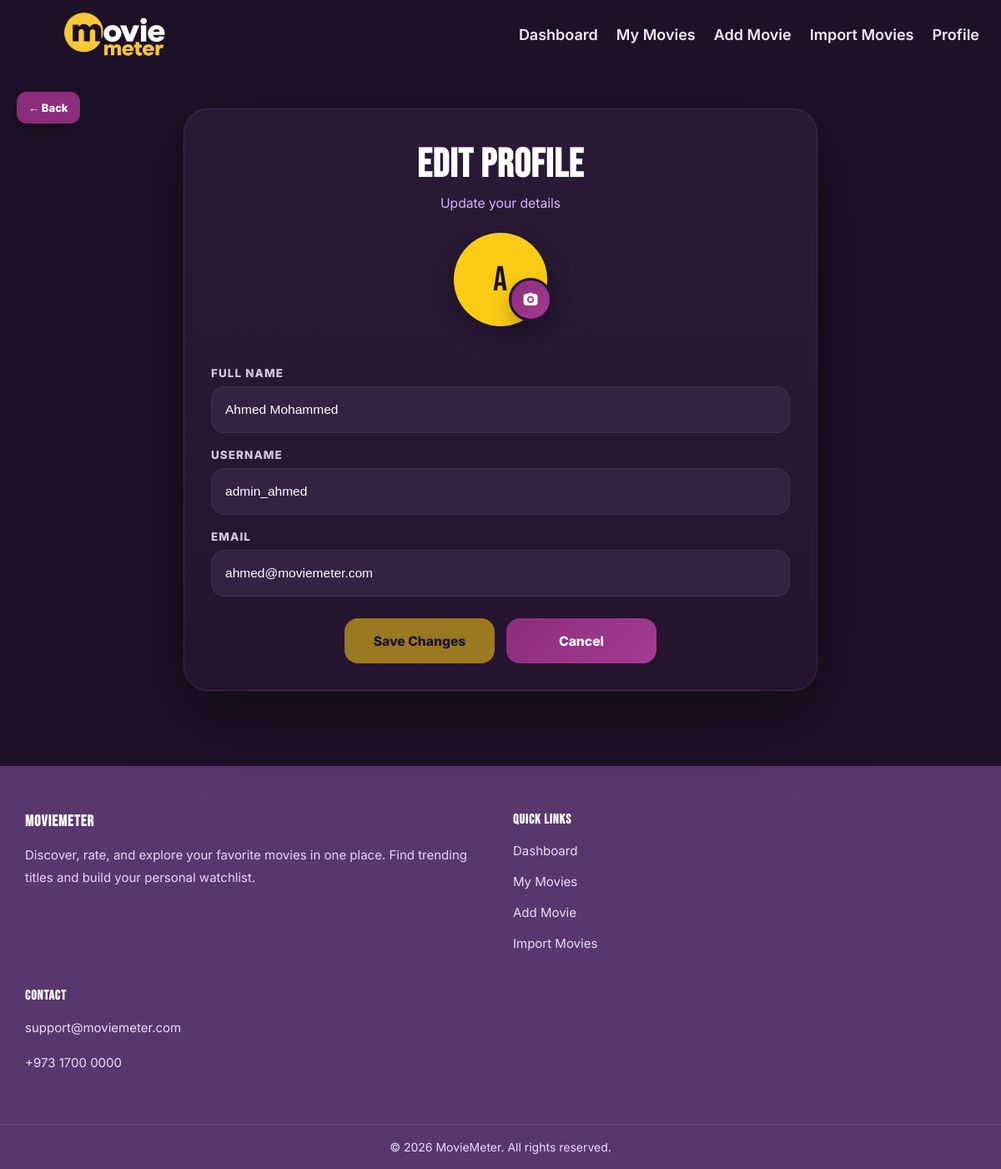
The app's page /creator/edit-profile.php (signed in) with its own data.
### tables this page shows
CREATE TABLE mm_users (
    user_id INT AUTO_INCREMENT PRIMARY KEY,
    role_id INT NOT NULL,
    full_name VARCHAR(100) NOT NULL,
    username VARCHAR(50) NOT NULL UNIQUE,
    email VARCHAR(100) NOT NULL UNIQUE,
    password_hash VARCHAR(255) NOT NULL,
    profile_image VARCHAR(255) NULL,
    account_status ENUM('active','suspended') DEFAULT 'active',
    created_at DATETIME DEFAULT CURRENT_TIMESTAMP,
    updated_at DATETIME DEFAULT CURRENT_TIMESTAMP
);

### creator/edit-profile.php (the view, shortened to what this page needs)
<?php
$conn = getConnection();
mysqli_set_charset($conn, "utf8mb4");
$userId = (int) $_SESSION["user_id"];
function h($value)
{
    return htmlspecialchars((string)$value, ENT_QUOTES, "UTF-8");
}
function fetchUser($conn, $userId)
{
    $sql = "
        SELECT
            u.user_id,
            u.full_name,
            u.username,
            u.email,
            u.profile_image,
            u.created_at,
            r.role_name
        FROM mm_users u
        LEFT JOIN mm_roles r ON u.role_id = r.role_id
        WHERE u.user_id = ?
        LIMIT 1
    ";
    $stmt = mysqli_prepare($conn, $sql);
    mysqli_stmt_bind_param($stmt, "i", $userId);
    mysqli_stmt_execute($stmt);
    mysqli_stmt_bind_result(
        $stmt,
        $dbUserId,
        $dbFullName,
        $dbUsername,
        $dbEmail,
        $dbProfileImage,
        $dbCreatedAt,
        $dbRoleName
    );
    $user = null;
    if (mysqli_stmt_fetch($stmt)) {
        $user = array(
            "user_id" => $dbUserId,
            "full_name" => $dbFullName,
            "username" => $dbUsername,
            "email" => $dbEmail,
            "profile_image" => $dbProfileImage,
            "created_at" => $dbCreatedAt,
            "role_name" => $dbRoleName
        );
    }
    return $user;
}
$user = fetchUser($conn, $userId);
$fullNameValue = h(isset($user["full_name"]) ? $user["full_name"] : "");
$usernameValue = h(isset($user["username"]) ? $user["username"] : "");
$emailValue = h(isset($user["email"]) ? $user["email"] : "");
$profileImage = trim(isset($user["profile_image"]) ? $user["profile_image"] : "");
$profileImagePath = $profileImage !== "" ? "uploads/" . $profileImage : "";
$avatarLetterSource = trim(
    (isset($user["full_name"]) && $user["full_name"] !== "") ? $user["full_name"] :
    ((isset($user["username"]) && $user["username"] !== "") ? $user["username"] : "U")
);
$avatarLetter = strtoupper(substr($avatarLetterSource, 0, 1));
?>
<!DOCTYPE html>
<html lang="en">
<head>
    <link rel="stylesheet" href="../assets/css/style.css">
    <link rel="stylesheet" href="../assets/css/edit-profile.css">
</head>
<body>
    <nav class="navbar">
        <div class="logo">
            <img src="../assets/images/logo.png" alt="MovieMeter Logo">
        </div>
        <ul class="nav-links" id="navLinks">
       <li> <a href="../creator/dashboard.php">Dashboard</a></li>
            <li><a href="../creator/my-movie.php">My Movies</a></li>
            <li><a href="../creator/add-movie.php">Add Movie</a></li>
            <li><a href="../creator/import-movies.php">Import Movies</a></li>
            <li><a href="../creator/profile.php">Profile</a></li>
        </ul>
    </nav>
<div class="top-back">
    <a href="../creator/profile.php"
       class="back-link"
       onclick="event.preventDefault(); goBackSmart(this.href);">
        ← Back
    </a>
</div>
    <main class="edit-profile-page">
        <section class="edit-profile-card">
            <div class="edit-profile-header">
                <h1>Edit Profile</h1>
                <p>Update your details</p>
            </div>
            <form class="edit-profile-form" method="POST" enctype="multipart/form-data" id="editProfileForm">
                <div class="avatar-area">
                    <div class="avatar-upload-wrap">
                        <div class="avatar-shell">
                            <?php if ($profileImagePath !== ""): ?>
                                <img
                                    src="<?php echo h($profileImagePath); ?>"
                                    alt="Profile Avatar"
                                    class="avatar-preview-image"
                                    id="avatarPreviewImage"
                                >
                                <div
                                    class="avatar-fallback"
                                    id="avatarFallback"
                                    style="display:none;"
                                >
                                    <?php echo h($avatarLetter); ?>
                                </div>
                            <?php else: ?>
                                <div class="avatar-fallback" id="avatarFallback">
                                    <?php echo h($avatarLetter); ?>
                                </div>
                            <?php endif; ?>
                        </div>
                        <label for="profile_image" class="camera-upload-btn" aria-label="Choose profile image" title="Choose profile image">
                        </label>
                    </div>
                </div>
                <div class="field-group">
                    <label for="full_name">Full Name</label>
                    <input
                        type="text"
                        id="full_name"
                        name="full_name"
                        value="<?php echo $fullNameValue; ?>"
                        placeholder="Enter your full name"
                        required
                    >
                </div>
                <div class="field-group">
                    <label for="username">Username</label>
                    <input
                        type="text"
                        id="username"
                        name="username"
                        value="<?php echo $usernameValue; ?>"
                        placeholder="Enter your username"
                        required
                    >
                </div>
                <div class="field-group">
                    <label for="email">Email</label>
                    <input
                        type="email"
                        id="email"
                        name="email"
                        value="<?php echo $emailValue; ?>"
                        placeholder="Enter your email"
                        required
                    >
                </div>
                <div class="edit-actions">
                    <button type="submit" class="edit-btn edit-btn-primary" id="saveBtn" disabled>Save Changes</button>
                    <a href="../creator/profile.php" class="edit-btn edit-btn-secondary">Cancel</a>
                </div>
            </form>
        </section>
    </main>
<?php include("../includes/creator_footer.php"); ?>
</body>
</html>

### assets/css/style.css (style rules this page uses)
* { box-sizing: border-box; }
html { scroll-behavior: smooth; }
body { margin: 0; font-family: "Inter", sans-serif; background: radial-gradient(circle at top left, rgba(120, 55, 170, 0.12), transparent 20%), linear-gradient(180deg, #1f1229 0%, #2a1a36 35%, #241430 100%); color: #f8fafc; overflow-x: hidden; }
img { display: block; max-width: 100%; }
.nav-links a, .slide-content p, .primary-btn, .search-form-grid input, .search-form-grid select, .search-btn-main, .reset-btn-main, .movie-card h3, .pagination button, .pagination span, .footer p, .footer a, .footer li { font-family: 'Inter', sans-serif; }
.navbar { width: 100%; display: flex; justify-content: space-between; align-items: center; padding: 14px 26px; position: fixed; top: 0; left: 0; z-index: 999; background: transparent; transition: background 0.35s ease, padding 0.35s ease, box-shadow 0.35s ease, backdrop-filter 0.35s ease; }
.logo img { width: 125px; display: block; margin-left: 50px; }
.nav-links { list-style: none; display: flex; gap: 22px; margin: 0; padding: 0; align-items: center; flex-wrap: wrap; }
.nav-links a { text-decoration: none; color: #f3e8ff; font-size: 18px; font-weight: 600; transition: 0.3s ease; white-space: nowrap; }

### records on screen
mm_users: full_name "A", full_name "Ahmed Mohammed", username "admin_ahmed", email "ahmed@moviemeter.com"
